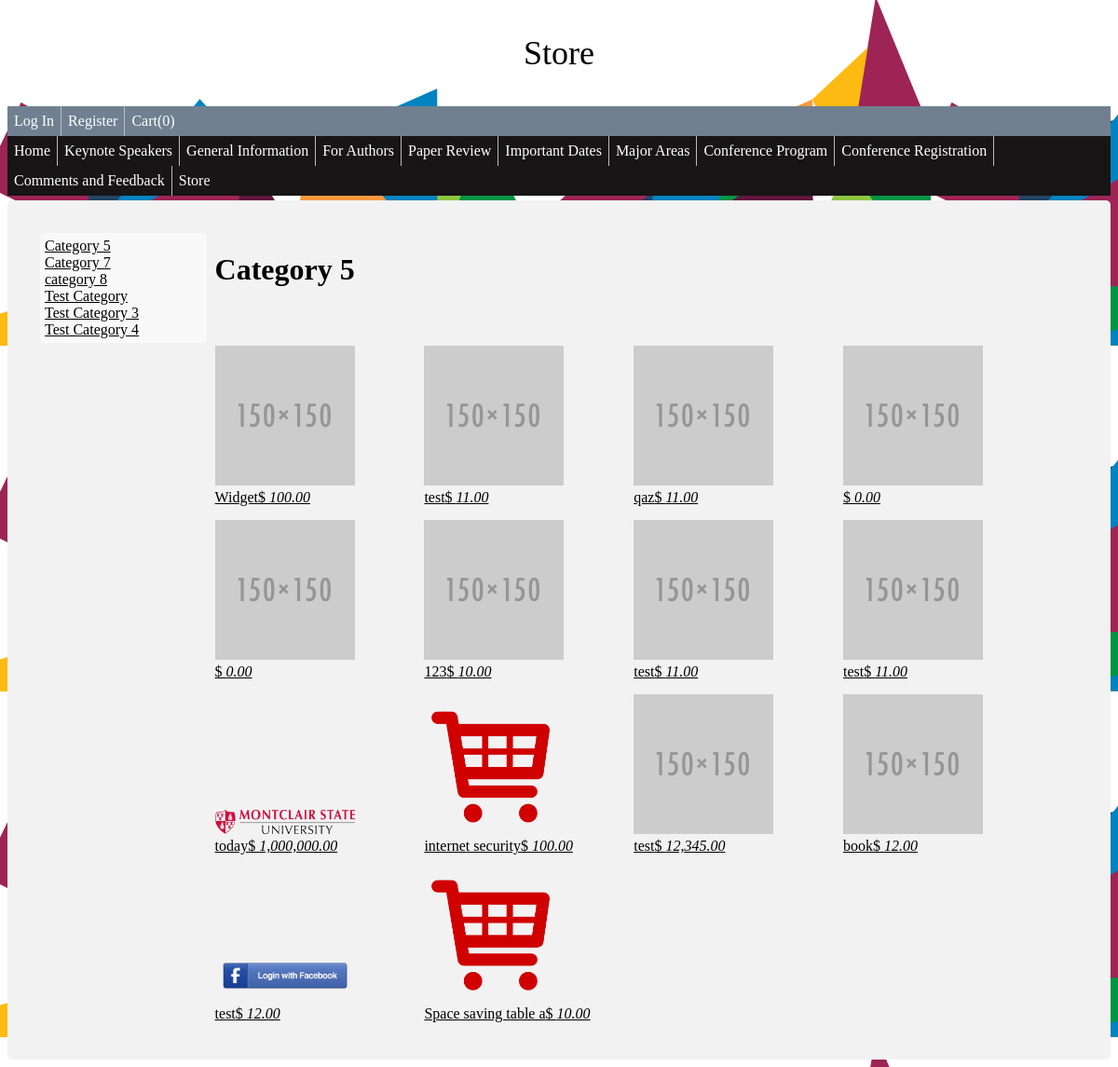
/store/?category_id=9, run on an earlier commit of the app's database.
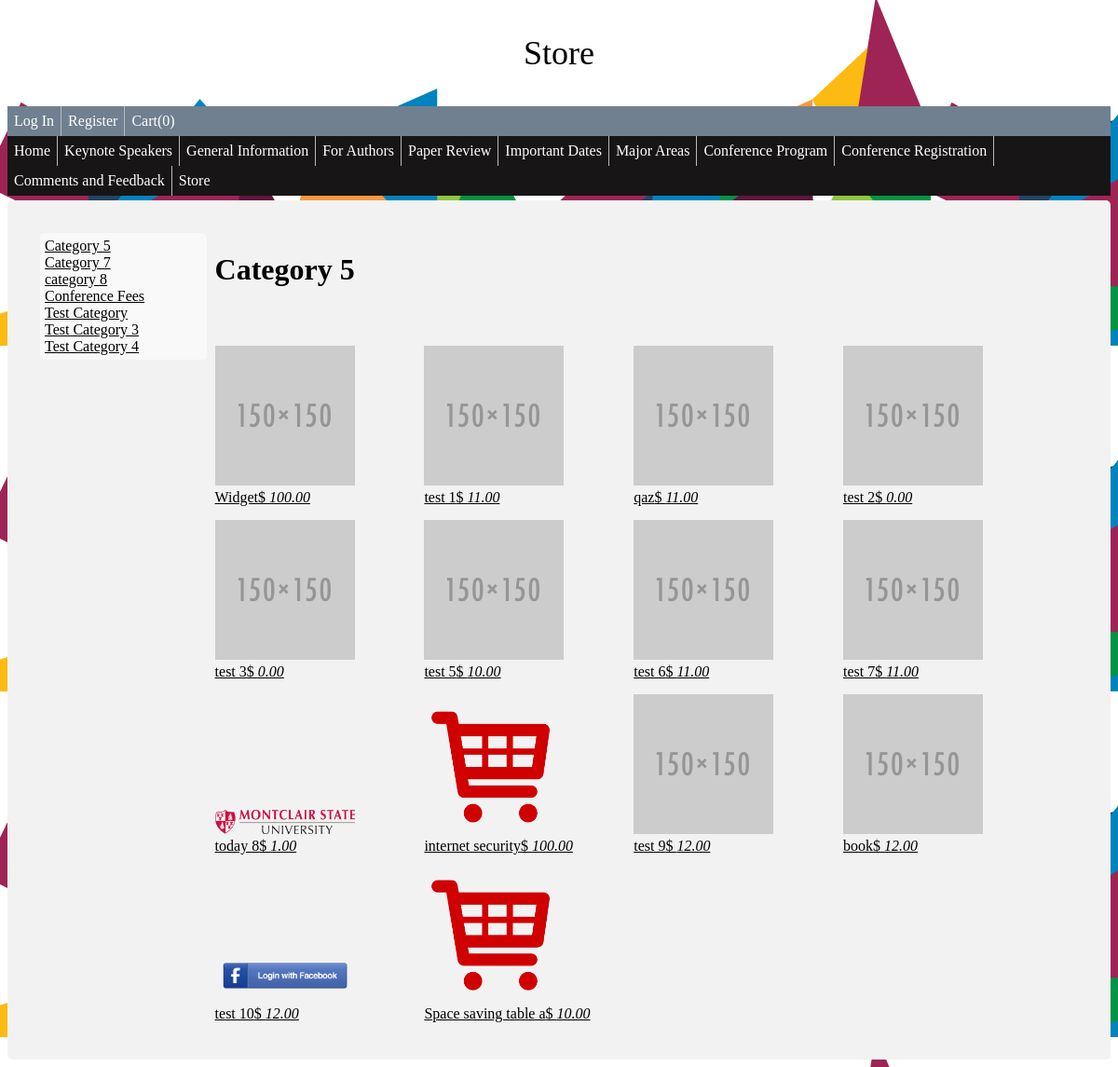
And on a later commit of the database.
### tables this page shows
CREATE TABLE IF NOT EXISTS `wa_product_categories` (
  `ID` int(11) NOT NULL AUTO_INCREMENT,
  `CATEGORY_NAME` varchar(20) NOT NULL,
  PRIMARY KEY (`ID`),
  UNIQUE KEY `CATEGORY_NAME` (`CATEGORY_NAME`)
);

CREATE TABLE IF NOT EXISTS `wa_products` (
  `ID` int(11) NOT NULL AUTO_INCREMENT,
  `CATEGORY` int(11) NOT NULL,
  `NAME` varchar(20) NOT NULL,
  `DESCRIPTION` varchar(256) NOT NULL,
  `PRICE` float NOT NULL,
  `IMG_NAME` varchar(255) NOT NULL,
  PRIMARY KEY (`ID`),
  UNIQUE KEY `PROD_CAT_NAME` (`CATEGORY`,`NAME`) COMMENT 'Prevent two products with same name and category',
  KEY `CATEGORY` (`CATEGORY`)
);

### public_html/store/cart.php (called while the page is built, shortened)
<?php
    function getTotalQty() {
        if (!isset($_SESSION['cartRec'])) {
            return 0;
        } else {
            $qty = 0;
            foreach ($_SESSION['cartRec'] as $line) {
                $qty += $line['qty'];
            }
            return $qty;
        }
    }
?>

### models/ProdCatModel.php (called while the page is built, shortened)
<?php
class ProdCatModel {
    private $pdo;
    private $table = 'wa_product_categories';
    public function __construct($inPdo) {
        if ($inPdo instanceof PDO) {
            $this->pdo = $inPdo;
        } else {
            die("Object Type Error");
        }
    }
    public function getList() {
        $stmt = $this->pdo->prepare("SELECT * FROM $this->table");
        $stmt->execute();
        $cats = $stmt->fetchAll();
        return $cats;
    }
    public function getListByID($id) {
        $stmt = $this->pdo->prepare("SELECT * FROM $this->table WHERE ID = :id");
         $stmt->bindParam(':id', $id);
        $stmt->execute();
        $cats = $stmt->fetch();
        return $cats;
    }
}
?>

### models/ProdModel.php (called while the page is built, shortened)
<?php
class ProdModel {
    private $pdo;
    private $table = 'wa_products';
    public function __construct($inPdo) {
        if ($inPdo instanceof PDO) {
            $this->pdo = $inPdo;
        } else {
            die("Object Type Error");
        }
    }
    public function getList() {
        $stmt = $this->pdo->prepare("SELECT * FROM $this->table");
        $stmt->execute();
        $products = $stmt->fetchAll();
        return $products;
    }
    public function getListByCat($catID) {
        $stmt = $this->pdo->prepare("SELECT * FROM $this->table WHERE CATEGORY = :catID");
        $stmt->bindParam(':catID', $catID);
        $stmt->execute();
        $products = $stmt->fetchAll();
        return $products;
    }
}
?>

### public_html/store/store.php (the view, shortened to what this page needs)
<!doctype html>
<html>
    <head>
        <link rel="stylesheet" type="text/css" href="../css/styles.css">
    </head>
    <body background="../images/2015_AIGA-Design-Month_Website-Footer.png">
        <p style="text-align: center; font-size: 36px;">Store</p>
        <?php include '../home/menu.php'; ?>
        <div class='body'>
            <div class="category_list">
                <?php
                foreach ($categories as $cat) {
                    echo '<a href=.?category_id=' . $cat['ID'] . '>' . $cat['CATEGORY_NAME'] . '</a><br>';
                }
                ?>
            </div>
            <div class="product_list">
                <h1><?php echo $category_one['CATEGORY_NAME'] ?></h1>
                <br>
                <br>
                <?php
                foreach ($product_list as $product) {
                    echo '<div class="product">';
                    $html = '<a href=?action=product_detail&amp;product_id=' . $product['ID'] . '>';
                    if ($product['IMG_NAME'] == '') {
                        $html .= '<img src="../product_images/default.png"/><br>';
                    } else {
                        $html .= '<img src="../product_images/' . $product['IMG_NAME'] . '"/><br>';
                    }
                    $html .= $product['NAME'];
                    $html .= '$ <i>' . number_format($product['PRICE'], 2) . '</i>';
                    $html .= '</a>';
                    echo $html;
                    echo '</div>';
                }
                ?>
            </div>
        </div>
    </body></html>

### public_html/store/index.php (shortened to what this page needs)
<?php
require '../../controllers/connectDb.php';
require '../../models/ProdModel.php';
require '../../models/ProdCatModel.php';
$PM = new ProdModel($pdo);
$CM = new ProdCatModel($pdo);
$categories = $CM->getList();
$products = $PM->getList();
require_once('cart.php');
$action = filter_input(INPUT_GET, 'action');
if ($action == NULL) {
    $action = filter_input(INPUT_POST, 'action');
}
if ($action === NULL) {
    $action = 'overview';
} else {
    $action = strtolower($action);
}
switch ($action) {
    case 'overview':
        $category_id = filter_input(INPUT_GET, 'category_id', FILTER_VALIDATE_INT);
        $category_one = $CM->getListByID($category_id);
        $product_list = $PM->getListByCat($category_id);
        include 'store.php';
        break;
}
?>

### public_html/home/menu.php (shortened to what this page needs)
<?php
require_once '../store/cart.php';
$ttlQty = cart\getTotalQty();
$cart_url = '<li><a href="../store?action=cart">Cart(' . $ttlQty . ')</a></li>';
if (isset($_SESSION['userRec'])) {
    echo '<ul  class ="account"><li class="main_menu"><a href="../user_account">Hello! ' . $_SESSION['userRec']['FIRST_NAME'] . '</a></li><li class="main_menu"><a href="../logout">Logout</a></li>' . $cart_url . '</ul>';
} else {
    echo '<ul class ="account"><li class="main_menu"><a href="../login">Log In</a></li><li class="main_menu"><a href="../register">Register</a></li>' . $cart_url . '</ul>';
}
?>

### public_html/css/styles.css (style rules this page uses)
div { border-radius: 5px; background-color: #f2f2f2; padding: 30px; margin-top: 5px; }
ul { list-style-type: none; margin: 0; padding: 0; overflow: hidden; background-color: #171515; }
li { float: left; border-right:1px solid #bbb; padding: 0px; }
li:last-child { border-right: none; }
li a { display: block; color: white; text-align: center; padding: 14px 16px; text-decoration: none; margin: 0px; }
li a, .dropbtn { display: inline-block; color: white; text-align: center; padding: 7px; text-decoration: none; }
li.dropdown { display: inline-block; }
.account { padding: 0px; }
.account { background-color: #708090; }

### public_html/store/store.php (style rules this page uses)
.category_list { display: inline-block; width: 15%; background-color: #f9f9f9; margin: 5px; padding:5px; vertical-align: top; }
.product_list, .product_detail { display: inline-block; width: 80%; padding:0px; }
.product { display: inline-block; width: 25%; padding:0px; margin-bottom: 10px; }
img { width:150px; }
.category_list a { color:black; }
.product a { color:black; }

What changed in the data, as far as the page shows it:
added wa_product_categories: CATEGORY_NAME "Conference Fees"
changed wa_products (number 2 of 14 on the later page): html "test" → "test 1"
changed wa_products (number 4 of 14 on the later page): html (not shown) → "test 2"
changed wa_products (number 5 of 14 on the later page): html (not shown) → "test 3"
changed wa_products (number 6 of 14 on the later page): html "123" → "test 5"
changed wa_products (number 7 of 14 on the later page): html "test" → "test 6"
changed wa_products (number 8 of 14 on the later page): html "test" → "test 7"
changed wa_products (number 9 of 14 on the later page): html "today" → "today 8"; PRICE "1,000,000.00" → "1.00"
changed wa_products (number 11 of 14 on the later page): html "test" → "test 9"; PRICE "12,345.00" → "12.00"
changed wa_products (number 13 of 14 on the later page): html "test" → "test 10"
